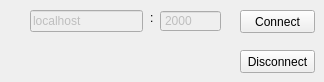
          <widget class="QWidget" name="tabSettingsGeneral">
           <attribute name="title">
            <string>General</string>
           </attribute>
           <widget class="QPushButton" name="btnConnect">
            <property name="geometry">
             <rect>
              <x>240</x>
              <y>10</y>
              <width>75</width>
              <height>23</height>
             </rect>
            </property>
            <property name="text">
             <string>Connect</string>
            </property>
           </widget>
           <widget class="QPushButton" name="btnDisconnect">
            <property name="geometry">
             <rect>
              <x>240</x>
              <y>50</y>
              <width>75</width>
              <height>23</height>
             </rect>
            </property>
            <property name="text">
             <string>Disconnect</string>
            </property>
           </widget>
           <widget class="QLineEdit" name="leConnectHostname">
            <property name="enabled">
             <bool>false</bool>
            </property>
            <property name="geometry">
             <rect>
              <x>30</x>
              <y>10</y>
              <width>113</width>
              <height>22</height>
             </rect>
            </property>
            <property name="text">
             <string>localhost</string>
            </property>
            <property name="placeholderText">
             <string>Hostname</string>
            </property>
           </widget>
           <widget class="QSpinBox" name="sbConnectHostPort">
            <property name="enabled">
             <bool>false</bool>
            </property>
            <property name="geometry">
             <rect>
              <x>160</x>
              <y>10</y>
              <width>61</width>
              <height>22</height>
             </rect>
            </property>
            <property name="buttonSymbols">
             <enum>QAbstractSpinBox::NoButtons</enum>
            </property>
            <property name="minimum">
             <number>1</number>
            </property>
            <property name="maximum">
             <number>65535</number>
            </property>
            <property name="value">
             <number>2000</number>
            </property>
           </widget>
           <widget class="QLabel" name="lblConnectColon">
            <property name="geometry">
             <rect>
              <x>150</x>
              <y>10</y>
              <width>16</width>
              <height>16</height>
             </rect>
            </property>
            <property name="text">
             <string>:</string>
            </property>
           </widget>
          </widget>
